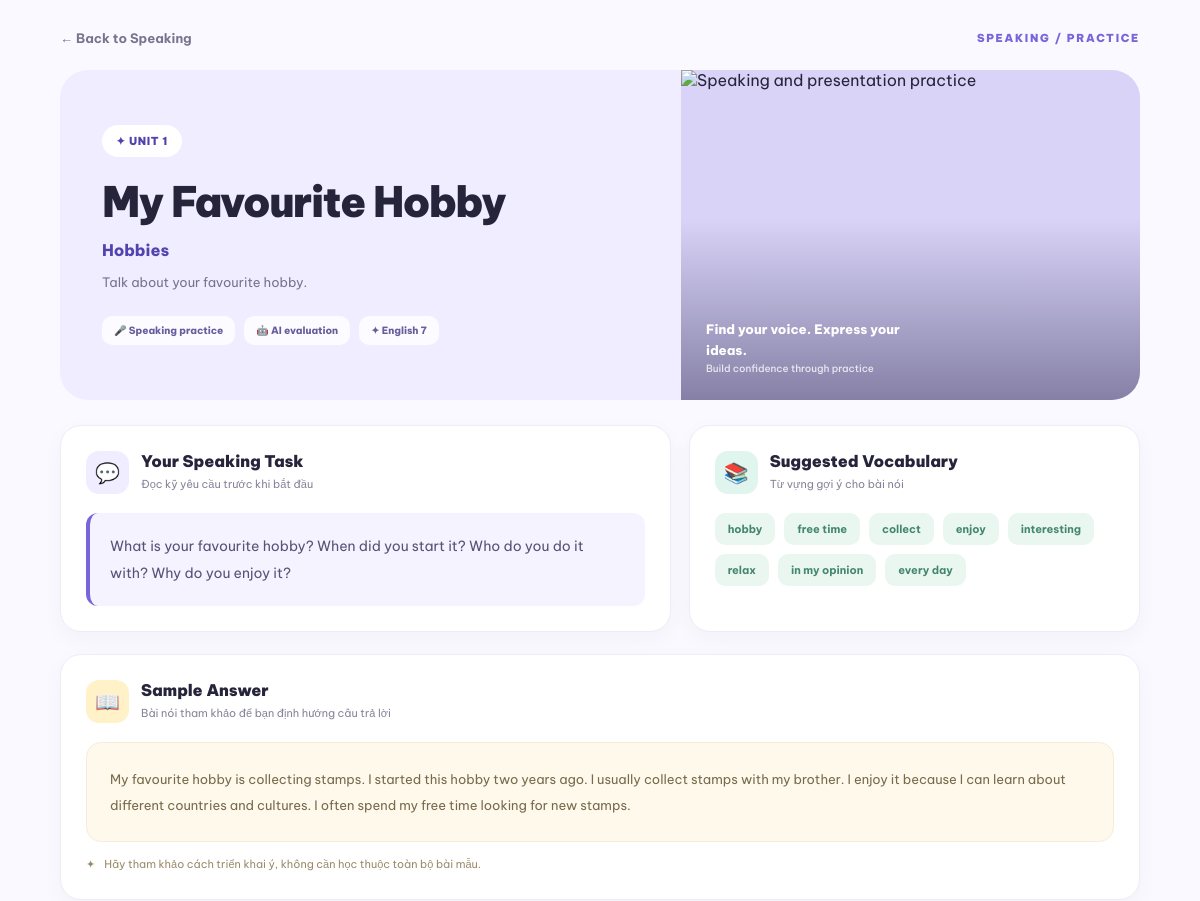
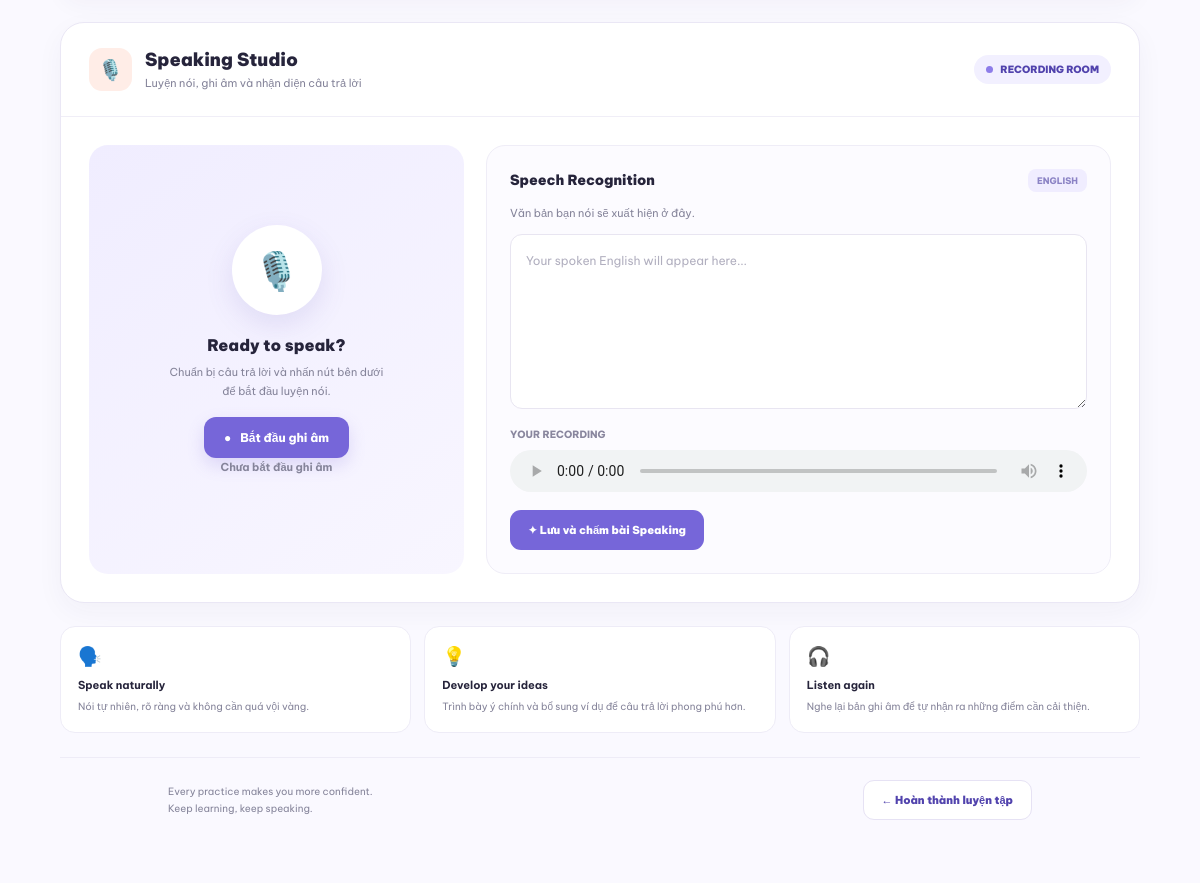
Page /speaking/practice/1 on the committed database (2 pictures, top to bottom).
### database.py (models this page shows)
class SpeakingTopic(db.Model):
    __tablename__ = "speaking_topics"
    id = db.Column(db.Integer, primary_key=True)
    section_type = db.Column(db.String(20), nullable=False, default="unit")
    unit = db.Column(db.Integer, nullable=True)
    review_number = db.Column(db.Integer, nullable=True)
    title = db.Column(db.String(200), nullable=False)
    topic = db.Column(db.String(200))
    description = db.Column(db.Text)
    prompt = db.Column(db.Text, nullable=False)
    suggested_vocabulary = db.Column(db.Text)
    sample_answer = db.Column(db.Text)
    difficulty = db.Column(db.String(30), default="basic")
    created_at = db.Column(db.DateTime, default=datetime.utcnow)

### speaking.py (the view)
@speaking_bp.route("/speaking/practice/<int:topic_id>")
def speaking_practice(topic_id):
    topic = SpeakingTopic.query.get_or_404(topic_id)
    suggested_vocabulary = json.loads(
        topic.suggested_vocabulary or "[]"
    )
    return render_template(
        "speaking/speaking_practice.html",
        topic=topic,
        suggested_vocabulary=suggested_vocabulary
    )

### templates/speaking/speaking_practice.html (shortened to what this page needs)
{% extends "base.html" %}
{% block content %}
<div class="spx-page" data-topic-id="{{ topic.id }}">
    <div class="spx-container">
        <div class="spx-topbar">
            <a href="{{ url_for('speaking.speaking_home') }}" class="spx-back">
                ← Back to Speaking
            </a>
            <span class="spx-label">SPEAKING / PRACTICE</span>
        </div>
        <section class="spx-hero">
            <div class="spx-hero-content">
                <div class="spx-unit">
                    ✦
                    {% if topic.section_type == "unit" %}
                        UNIT {{ topic.unit }}
                    {% else %}
                        REVIEW {{ topic.review_number }}
                    {% endif %}
                </div>
                <h1>{{ topic.title }}</h1>
                {% if topic.topic %}
                    <p class="spx-topic">{{ topic.topic }}</p>
                {% endif %}
                {% if topic.description %}
                    <p class="spx-description">{{ topic.description }}</p>
                {% else %}
                    <p class="spx-description">
                        Practice your English speaking skills, express your ideas
                        and build confidence one answer at a time.
                    </p>
                {% endif %}
                <div class="spx-hero-tags">
                    <span class="spx-hero-tag">🎤 Speaking practice</span>
                    <span class="spx-hero-tag">🤖 AI evaluation</span>
                    <span class="spx-hero-tag">✦ English 7</span>
                </div>
            </div>
            <div class="spx-hero-image">
                <img
                    src="https://images.unsplash.com/photo-1475721027785-f74eccf877e2?w=1000&auto=format&fit=crop&q=85"
                    alt="Speaking and presentation practice"
                >
                <div class="spx-image-overlay"></div>
                <div class="spx-image-caption">
                    Find your voice. Express your ideas.
                    <span>Build confidence through practice</span>
                </div>
            </div>
        </section>
        <div class="spx-intro-grid">
            <section class="spx-panel">
                <div class="spx-panel-heading">
                    <div class="spx-icon spx-icon-purple">💬</div>
                    <div>
                        <h2>Your Speaking Task</h2>
                        <p>Đọc kỹ yêu cầu trước khi bắt đầu</p>
                    </div>
                </div>
                <div class="spx-prompt">{{ topic.prompt }}</div>
            </section>
            <section class="spx-panel">
                <div class="spx-panel-heading">
                    <div class="spx-icon spx-icon-mint">📚</div>
                    <div>
                        <h2>Suggested Vocabulary</h2>
                        <p>Từ vựng gợi ý cho bài nói</p>
                    </div>
                </div>
                {% if suggested_vocabulary %}
                    <div class="spx-vocabulary">
                        {% for word in suggested_vocabulary %}
                            <span class="spx-word">{{ word }}</span>
                        {% endfor %}
                    </div>
                {% else %}
                    <p class="spx-empty">Chưa có từ vựng gợi ý.</p>
                {% endif %}
            </section>
        </div>
        {% if topic.sample_answer %}
        <section class="spx-panel spx-sample">
            <div class="spx-panel-heading">
                <div class="spx-icon spx-icon-yellow">📖</div>
                <div>
                    <h2>Sample Answer</h2>
                    <p>Bài nói tham khảo để bạn định hướng câu trả lời</p>
                </div>
            </div>
            <div class="spx-sample-content">{{ topic.sample_answer }}</div>
            <div class="spx-sample-note">
                <span>✦</span>
                Hãy tham khảo cách triển khai ý, không cần học thuộc toàn bộ bài mẫu.
            </div>
        </section>
        {% endif %}
        <section class="spx-studio">
            <div class="spx-studio-header">
                <div class="spx-studio-title">
                    <div class="spx-icon spx-icon-coral">🎙️</div>
                    <div>
                        <h2>Speaking Studio</h2>
                        <p>Luyện nói, ghi âm và nhận diện câu trả lời</p>
                    </div>
                </div>
                <span class="spx-live-badge">
                    <span class="spx-live-dot"></span>
                    RECORDING ROOM
                </span>
            </div>
            <div class="spx-studio-body">
                <div class="spx-record-layout">
                    <div class="spx-record-card" id="recordingCard">
                        <div class="spx-mic-circle">🎙️</div>
                        <h3>Ready to speak?</h3>
                        <p>
                            Chuẩn bị câu trả lời và nhấn nút bên dưới
                            để bắt đầu luyện nói.
                        </p>
                        <button type="button" class="spx-record-button" id="recordButton">
                            <span>●</span> Bắt đầu ghi âm
                        </button>
                        <p class="spx-record-status" id="recordingStatus">
                            Chưa bắt đầu ghi âm
                        </p>
                    </div>
                    <div class="spx-transcript-card">
                        <div class="spx-transcript-heading">
                            <h3>Speech Recognition</h3>
                            <span>ENGLISH</span>
                        </div>
                        <p class="spx-recognition-status" id="recognitionStatus">
                            Văn bản bạn nói sẽ xuất hiện ở đây.
                        </p>
                        <textarea
                            class="spx-transcript"
                            id="transcriptText"
                            rows="6"
                            placeholder="Your spoken English will appear here..."
                            readonly
                        ></textarea>
                        <div class="spx-audio-area">
                            <p class="spx-audio-label">YOUR RECORDING</p>
                            <audio id="audioPlayback" controls hidden></audio>
                        </div>
                        <div class="spx-save-row">
                            <button
                                type="button"
                                class="spx-save-button"
                                id="saveSpeakingButton"
                            >
                                ✦ Lưu và chấm bài Speaking
                            </button>
                        </div>
                    </div>
                </div>
            </div>
        </section>
        <div class="spx-tips">
            <div class="spx-tip">
                <div class="spx-tip-icon">🗣️</div>
                <strong>Speak naturally</strong>
                <p>Nói tự nhiên, rõ ràng và không cần quá vội vàng.</p>
            </div>
            <div class="spx-tip">
                <div class="spx-tip-icon">💡</div>
                <strong>Develop your ideas</strong>
                <p>Trình bày ý chính và bổ sung ví dụ để câu trả lời phong phú hơn.</p>
            </div>
            <div class="spx-tip">
                <div class="spx-tip-icon">🎧</div>
                <strong>Listen again</strong>
                <p>Nghe lại bản ghi âm để tự nhận ra những điểm cần cải thiện.</p>
            </div>
        </div>
        <footer class="spx-footer">
            <p class="spx-footer-note">
                Every practice makes you more confident.<br>
                Keep learning, keep speaking.
            </p>
            <a href="{{ url_for('speaking.speaking_home') }}" class="spx-finish">
                ← Hoàn thành luyện tập
            </a>
        </footer>
    </div>
</div>
{% endblock %}

### static/css/style.css (style rules this page uses)
:root { --dark: #20212c; --purple: #7665d8; --light-purple: #f0edff; --text: #777887; --background: #faf9ff; }
* { margin: 0; padding: 0; box-sizing: border-box; }
html { scroll-behavior: smooth; min-height: 100%; }
body { min-height: 100%; font-family: 'Be Vietnam Pro', sans-serif; background: white; color: var(--dark); overflow-x: hidden; }
a { text-decoration: none; color: inherit; }
footer { padding: 35px 10%; display: flex; justify-content: space-between; align-items: center; }
footer p { color: var(--text); font-size: 11px; }

### rows in the picture
SpeakingTopic: unit "1", title "My Favourite Hobby", topic "Hobbies", description "Talk about your favourite hobby.", prompt "What is your favourite hobby? When did you start it? Who do you do it with? Why do you enjoy it?", sample_answer "My favourite hobby is collecting stamps. I started this hobby two years ago. I usually collect stamps with my brother. I enjoy it because I can learn about different countries and cultures. I often spend my free time looking for new stamps."

### other values in the picture
{{ word }} "hobby" "free time" "collect" "enjoy" "interesting" "relax" "in my opinion" "every day"
